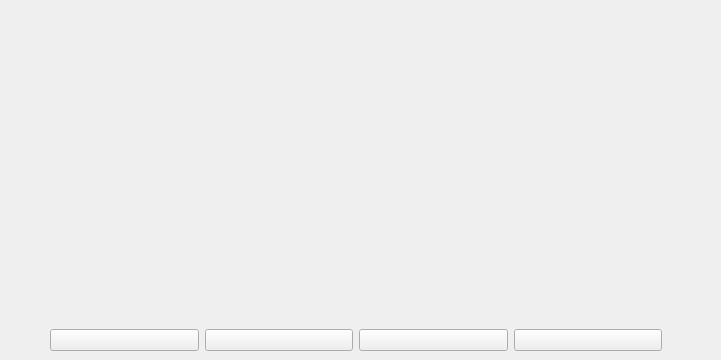
           <widget class="QWidget" name="opciones_4_gain_wg">
            <widget class="QWidget" name="verticalLayoutWidget_7">
             <property name="geometry">
              <rect>
               <x>0</x>
               <y>50</y>
               <width>712</width>
               <height>301</height>
              </rect>
             </property>
             <layout class="QVBoxLayout" name="verticalLayout_20">
              <item>
               <widget class="QLabel" name="respuesta_label_gain_4">
                <property name="sizePolicy">
                 <sizepolicy hsizetype="Preferred" vsizetype="Preferred">
                  <horstretch>0</horstretch>
                  <verstretch>0</verstretch>
                 </sizepolicy>
                </property>
                <property name="font">
                 <font>
                  <pointsize>48</pointsize>
                 </font>
                </property>
                <property name="text">
                 <string/>
                </property>
                <property name="alignment">
                 <set>Qt::AlignCenter</set>
                </property>
               </widget>
              </item>
              <item>
               <widget class="QLabel" name="respuesta_correcta_gain_3">
                <property name="sizePolicy">
                 <sizepolicy hsizetype="Fixed" vsizetype="Preferred">
                  <horstretch>0</horstretch>
                  <verstretch>0</verstretch>
                 </sizepolicy>
                </property>
                <property name="minimumSize">
                 <size>
                  <width>710</width>
                  <height>30</height>
                 </size>
                </property>
                <property name="maximumSize">
                 <size>
                  <width>16777215</width>
                  <height>30</height>
                 </size>
                </property>
                <property name="font">
                 <font>
                  <pointsize>15</pointsize>
                 </font>
                </property>
                <property name="text">
                 <string/>
                </property>
                <property name="alignment">
                 <set>Qt::AlignCenter</set>
                </property>
               </widget>
              </item>
              <item>
               <layout class="QHBoxLayout" name="horizontalLayout_15">
                <item>
                 <spacer name="horizontalSpacer_33">
                  <property name="orientation">
                   <enum>Qt::Horizontal</enum>
                  </property>
                  <property name="sizeType">
                   <enum>QSizePolicy::Fixed</enum>
                  </property>
                  <property name="sizeHint" stdset="0">
                   <size>
                    <width>50</width>
                    <height>20</height>
                   </size>
                  </property>
                 </spacer>
                </item>
                <item>
                 <widget class="QPushButton" name="opcion1_bt_gain_3">
                  <property name="text">
                   <string/>
                  </property>
                 </widget>
                </item>
                <item>
                 <widget class="QPushButton" name="opcion3_bt_gain_3">
                  <property name="text">
                   <string/>
                  </property>
                 </widget>
                </item>
                <item>
                 <widget class="QPushButton" name="opcion2_bt_gain_3">
                  <property name="text">
                   <string/>
                  </property>
                 </widget>
                </item>
                <item>
                 <widget class="QPushButton" name="opcion4_bt_gain_3">
                  <property name="text">
                   <string/>
                  </property>
                 </widget>
                </item>
                <item>
                 <spacer name="horizontalSpacer_32">
                  <property name="orientation">
                   <enum>Qt::Horizontal</enum>
                  </property>
                  <property name="sizeType">
                   <enum>QSizePolicy::Fixed</enum>
                  </property>
                  <property name="sizeHint" stdset="0">
                   <size>
                    <width>50</width>
                    <height>20</height>
                   </size>
                  </property>
                 </spacer>
                </item>
               </layout>
              </item>
             </layout>
            </widget>
           </widget>
